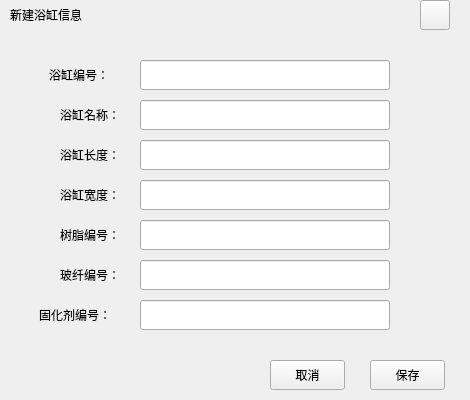
<?xml version="1.0" encoding="UTF-8"?>
<ui version="4.0">
 <class>TableBathEdit</class>
 <widget class="QWidget" name="TableBathEdit">
  <property name="geometry">
   <rect>
    <x>0</x>
    <y>0</y>
    <width>470</width>
    <height>400</height>
   </rect>
  </property>
  <property name="windowTitle">
   <string>Form</string>
  </property>
  <widget class="QPushButton" name="SaveBtn">
   <property name="geometry">
    <rect>
     <x>370</x>
     <y>360</y>
     <width>75</width>
     <height>30</height>
    </rect>
   </property>
   <property name="text">
    <string>保存</string>
   </property>
  </widget>
  <widget class="QLineEdit" name="BathTubName">
   <property name="geometry">
    <rect>
     <x>140</x>
     <y>100</y>
     <width>250</width>
     <height>30</height>
    </rect>
   </property>
  </widget>
  <widget class="QLabel" name="UserLab_5">
   <property name="geometry">
    <rect>
     <x>60</x>
     <y>260</y>
     <width>80</width>
     <height>30</height>
    </rect>
   </property>
   <property name="text">
    <string>玻纤编号：</string>
   </property>
  </widget>
  <widget class="QLabel" name="label">
   <property name="geometry">
    <rect>
     <x>10</x>
     <y>0</y>
     <width>151</width>
     <height>30</height>
    </rect>
   </property>
   <property name="text">
    <string>新建浴缸信息</string>
   </property>
  </widget>
  <widget class="QLabel" name="UserLab_4">
   <property name="geometry">
    <rect>
     <x>60</x>
     <y>220</y>
     <width>80</width>
     <height>30</height>
    </rect>
   </property>
   <property name="text">
    <string>树脂编号：</string>
   </property>
  </widget>
  <widget class="QLabel" name="UserLab_2">
   <property name="geometry">
    <rect>
     <x>60</x>
     <y>140</y>
     <width>80</width>
     <height>30</height>
    </rect>
   </property>
   <property name="text">
    <string>浴缸长度：</string>
   </property>
  </widget>
  <widget class="QLineEdit" name="BathTubID">
   <property name="geometry">
    <rect>
     <x>140</x>
     <y>60</y>
     <width>250</width>
     <height>30</height>
    </rect>
   </property>
  </widget>
  <widget class="QPushButton" name="CancleBtn">
   <property name="geometry">
    <rect>
     <x>270</x>
     <y>360</y>
     <width>75</width>
     <height>30</height>
    </rect>
   </property>
   <property name="text">
    <string>取消</string>
   </property>
  </widget>
  <widget class="QLabel" name="UserLab_6">
   <property name="geometry">
    <rect>
     <x>39</x>
     <y>300</y>
     <width>101</width>
     <height>30</height>
    </rect>
   </property>
   <property name="text">
    <string>固化剂编号：</string>
   </property>
  </widget>
  <widget class="QLabel" name="UserLab_7">
   <property name="geometry">
    <rect>
     <x>49</x>
     <y>60</y>
     <width>91</width>
     <height>30</height>
    </rect>
   </property>
   <property name="text">
    <string>浴缸编号：</string>
   </property>
  </widget>
  <widget class="QLineEdit" name="BathTubH">
   <property name="geometry">
    <rect>
     <x>140</x>
     <y>140</y>
     <width>250</width>
     <height>30</height>
    </rect>
   </property>
  </widget>
  <widget class="QLineEdit" name="CurAgID">
   <property name="geometry">
    <rect>
     <x>140</x>
     <y>300</y>
     <width>250</width>
     <height>30</height>
    </rect>
   </property>
  </widget>
  <widget class="QLineEdit" name="FiberGlassID">
   <property name="geometry">
    <rect>
     <x>140</x>
     <y>260</y>
     <width>250</width>
     <height>30</height>
    </rect>
   </property>
  </widget>
  <widget class="QLabel" name="InerLab">
   <property name="geometry">
    <rect>
     <x>50</x>
     <y>80</y>
     <width>401</width>
     <height>231</height>
    </rect>
   </property>
   <property name="styleSheet">
    <string notr="true"/>
   </property>
   <property name="text">
    <string/>
   </property>
  </widget>
  <widget class="QLineEdit" name="ResinID">
   <property name="geometry">
    <rect>
     <x>140</x>
     <y>220</y>
     <width>250</width>
     <height>30</height>
    </rect>
   </property>
  </widget>
  <widget class="QLineEdit" name="BathTubW">
   <property name="geometry">
    <rect>
     <x>140</x>
     <y>180</y>
     <width>250</width>
     <height>30</height>
    </rect>
   </property>
  </widget>
  <widget class="QLabel" name="TitleLab">
   <property name="geometry">
    <rect>
     <x>0</x>
     <y>10</y>
     <width>461</width>
     <height>31</height>
    </rect>
   </property>
   <property name="text">
    <string/>
   </property>
  </widget>
  <widget class="QLabel" name="UserLab_1">
   <property name="geometry">
    <rect>
     <x>60</x>
     <y>100</y>
     <width>80</width>
     <height>30</height>
    </rect>
   </property>
   <property name="text">
    <string>浴缸名称：</string>
   </property>
  </widget>
  <widget class="QLabel" name="UserLab_3">
   <property name="geometry">
    <rect>
     <x>60</x>
     <y>180</y>
     <width>80</width>
     <height>30</height>
    </rect>
   </property>
   <property name="text">
    <string>浴缸宽度：</string>
   </property>
  </widget>
  <widget class="QPushButton" name="CloseBtn">
   <property name="geometry">
    <rect>
     <x>420</x>
     <y>0</y>
     <width>30</width>
     <height>30</height>
    </rect>
   </property>
   <property name="text">
    <string/>
   </property>
  </widget>
  <zorder>InerLab</zorder>
  <zorder>TitleLab</zorder>
  <zorder>SaveBtn</zorder>
  <zorder>BathTubName</zorder>
  <zorder>UserLab_5</zorder>
  <zorder>label</zorder>
  <zorder>UserLab_4</zorder>
  <zorder>UserLab_2</zorder>
  <zorder>BathTubID</zorder>
  <zorder>CancleBtn</zorder>
  <zorder>UserLab_6</zorder>
  <zorder>UserLab_7</zorder>
  <zorder>BathTubH</zorder>
  <zorder>CurAgID</zorder>
  <zorder>FiberGlassID</zorder>
  <zorder>ResinID</zorder>
  <zorder>BathTubW</zorder>
  <zorder>UserLab_1</zorder>
  <zorder>UserLab_3</zorder>
  <zorder>CloseBtn</zorder>
 </widget>
 <resources/>
 <connections/>
</ui>
